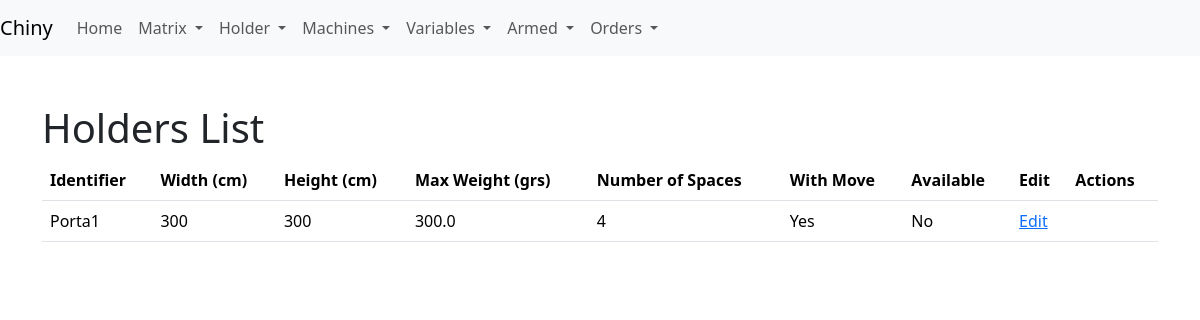
Page /list_holders on the committed database.
### app/models.py (models this page shows)
class Holder(db.Model):
    __tablename__ = 'holder'
    id = db.Column(db.Integer, primary_key=True)
    identifier = db.Column(db.String(5), nullable=False)
    width_cm = db.Column(db.Integer, nullable=False)
    height_cm = db.Column(db.Integer, nullable=False)
    max_weight_grs = db.Column(db.Float, nullable=False)
    with_move = db.Column(db.Boolean, default=False)
    available = db.Column(db.Boolean, default=True)
    num_spaces = db.Column(db.Integer, nullable=False)  # Número de espacios
    sectors = db.relationship('Sector', backref='holder', lazy=True)

### app/routes.py (the view)
@app.route('/list_holders')
def list_holders():
    holders = Holder.query.all()
    return render_template('list_holders.html', holders=holders)

### app/templates/list_holders.html (shortened to what this page needs)
<!DOCTYPE html>
<html lang="en">
<head>
    <link rel="stylesheet" href="{{ url_for('static', filename='css/bootstrap.min.css') }}">
</head>
<body>
    {% include 'navbar.html' %}
    <div class="container mt-5">
        <h1>Holders List</h1>
        <table class="table">
            <thead>
                <tr>
                    <th>Identifier</th>
                    <th>Width (cm)</th>
                    <th>Height (cm)</th>
                    <th>Max Weight (grs)</th>
                    <th>Number of Spaces</th>
                    <th>With Move</th>
                    <th>Available</th>
                    <th>Edit</th>
                    <th>Actions</th>
                </tr>
            </thead>
            <tbody>
                {% for holder in holders %}
                <tr>
                    <td>{{ holder.identifier }}</td>
                    <td>{{ holder.width_cm }}</td>
                    <td>{{ holder.height_cm }}</td>
                    <td>{{ holder.max_weight_grs }}</td>
                    <td>{{ holder.num_spaces }}</td>
                    <td>{{ 'Yes' if holder.with_move else 'No' }}</td>
                    <td>{{ 'Yes' if holder.available else 'No' }}</td>
                    <td><a href="{{ url_for('edit_holder', holder_id=holder.id) }}">Edit</a></td>
                    <td>
                    </td>
                </tr>
                {% endfor %}
            </tbody>
        </table>
    </div>
</body>
</html>

### rows in the picture
Holder: identifier "Porta1", width_cm "300", height_cm "300", max_weight_grs "300.0", num_spaces "4", with_move "Yes", available "No"
